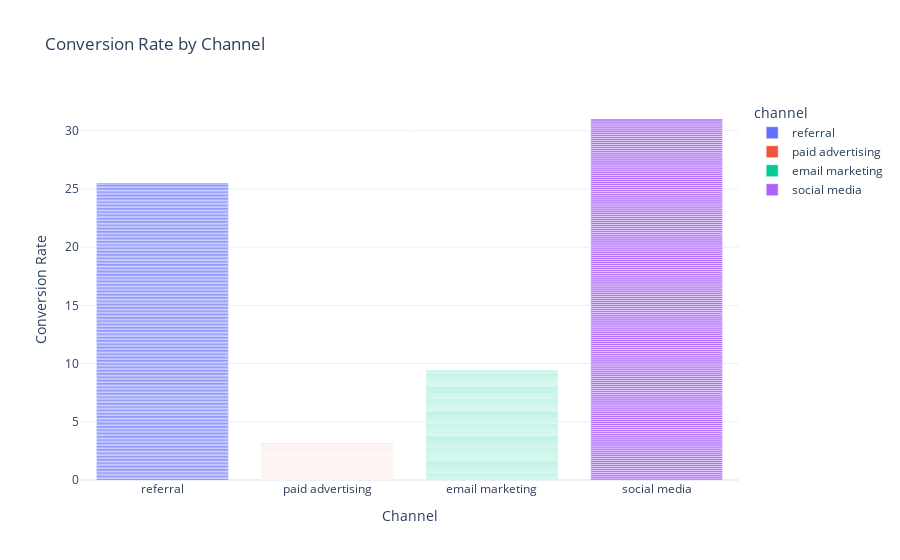

Notebook code for this chart:
### Markdown cell above
Conversion Rate by Channel

### Code cell
fig = px.bar(data, x='channel', y='conversion_rate', color='channel', title='Conversion Rate by Channel')
fig.update_layout(xaxis_title='Channel',yaxis_title='Conversion Rate')
fig.show()

### Figure 1 — Plotly figure (JSON) as saved in the notebook; plotly's stock layout.template omitted (floating-point values rounded to 4 significant figures; data arrays with more than 128 entries replaced by an {"elided": "..."} marker saying what was removed)
{"data": [{"alignmentgroup": "True", "hovertemplate": "channel=%{x}<br>conversion_rate=%{y}<extra></extra>", "legendgroup": "referral", "marker": {"color": "#636efa", "pattern": {"shape": ""}}, "name": "referral", "offsetgroup": "referral", "orientation": "v", "showlegend": true, "textposition": "auto", "type": "bar", "x": {"elided": "207 str values"}, "xaxis": "x", "y": {"elided": "207 float values"}, "yaxis": "y"}, {"alignmentgroup": "True", "hovertemplate": "channel=%{x}<br>conversion_rate=%{y}<extra></extra>", "legendgroup": "paid advertising", "marker": {"color": "#EF553B", "pattern": {"shape": ""}}, "name": "paid advertising", "offsetgroup": "paid advertising", "orientation": "v", "showlegend": true, "textposition": "auto", "type": "bar", "x": {"elided": "194 str values"}, "xaxis": "x", "y": {"elided": "194 float values"}, "yaxis": "y"}, {"alignmentgroup": "True", "hovertemplate": "channel=%{x}<br>conversion_rate=%{y}<extra></extra>", "legendgroup": "email marketing", "marker": {"color": "#00cc96", "pattern": {"shape": ""}}, "name": "email marketing", "offsetgroup": "email marketing", "orientation": "v", "showlegend": true, "textposition": "auto", "type": "bar", "x": {"elided": "214 str values"}, "xaxis": "x", "y": {"elided": "214 float values"}, "yaxis": "y"}, {"alignmentgroup": "True", "hovertemplate": "channel=%{x}<br>conversion_rate=%{y}<extra></extra>", "legendgroup": "social media", "marker": {"color": "#ab63fa", "pattern": {"shape": ""}}, "name": "social media", "offsetgroup": "social media", "orientation": "v", "showlegend": true, "textposition": "auto", "type": "bar", "x": {"elided": "185 str values"}, "xaxis": "x", "y": {"elided": "185 float values"}, "yaxis": "y"}], "layout": {"autosize": true, "barmode": "relative", "legend": {"title": {"text": "channel"}, "tracegroupgap": 0}, "title": {"text": "Conversion Rate by Channel"}, "xaxis": {"anchor": "y", "autorange": true, "categoryarray": ["referral", "paid advertising", "email marketing", "social media"], "categoryorder": "array", "domain": [0, 1], "range": [-0.5, 3.5], "title": {"text": "Channel"}, "type": "category"}, "yaxis": {"anchor": "x", "autorange": true, "domain": [0, 1], "range": [0, 32.64], "title": {"text": "Conversion Rate"}, "type": "linear"}}}
